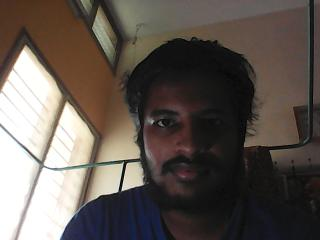
#> input picture 11_op (for - 5_op(pic_0)).jpg, 320 x 240 px, given in place of the camera
$ python 6_Color_Tracking.py
#> lines starting #> are read from the running program, lines starting #| are printed output that depends on the picture; after the words box and inside, x2 and y2 are one past the last pixel; in counts of white or black regions, pixels touching at a corner belong together
import cv2
import numpy as np


cap = cv2.VideoCapture(0)

while(1):
        _, img = cap.read()
#> img is the input picture: shape (240, 320, 3); mean B, G, R 81.6, 87.8, 96.2

        hsv = cv2.cvtColor(img, cv2.COLOR_BGR2HSV)
#> hsv: shape (240, 320, 3); mean H, S, V 31.7, 54.3, 97.8
        lower_red = np.array([0,120,70])
        lower_blue = np.array([110,50,50])
        upper_red = np.array([10,255,255])
        upper_blue = np.array([130,255,255])
        #finding the range yellow colour in the image
        red = cv2.inRange(hsv, lower_red, upper_red)
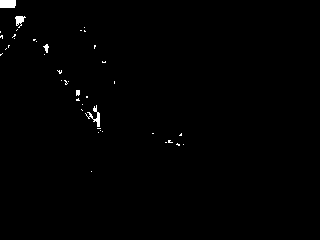
#> red: shape (240, 320); 0.62% white; 41 white regions (36 under 20 px), largest, box (x1, y1, x2, y2) and area: (0, 0, 16, 8) 126, (85, 105, 100, 127) 99, (15, 16, 26, 28) 72, (43, 44, 49, 53) 29, (76, 90, 80, 96) 22
        kernal = np.ones((5 ,5), "uint8")

        blue=cv2.dilate(red, kernal)
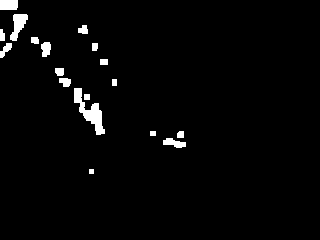
#> blue: shape (240, 320); 2.5% white; 18 white regions

        res=cv2.bitwise_and(img, img, mask = red)

        #Tracking Colour (Red)
        (contours,hierarchy)=cv2.findContours(red,cv2.RETR_TREE,cv2.CHAIN_APPROX_SIMPLE)
#> contours = 43 contours, 40 with area under 20; largest, box (x1, y1, x2, y2) and area: (0, 0, 16, 8) 104, (85, 105, 100, 127) 54, (15, 16, 26, 28) 52

        for pic, contour in enumerate(contours):
                area = cv2.contourArea(contour)
                if(area>300):

                        x,y,w,h = cv2.boundingRect(contour)
                        img = cv2.rectangle(img,(x,y),(x+w,y+h),(255,0,0),3)
#> this loop made 43 passes
#> area on passes 13, 41, 43: 54.5, 51.5, 103.5

        cv2.imshow("Color Tracking",img)
        img = cv2.flip(img,1)
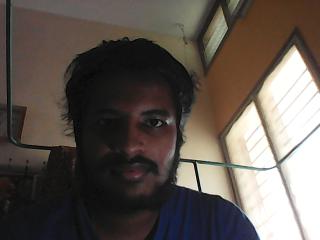
#> img: shape (240, 320, 3); mean B, G, R 81.6, 87.8, 96.2
        cv2.imshow("Red",res)

        if cv2.waitKey(10) & 0xFF == 27:
#> (key Esc is pressed here)
                cap.release()
                cv2.destroyAllWindows()
                break
